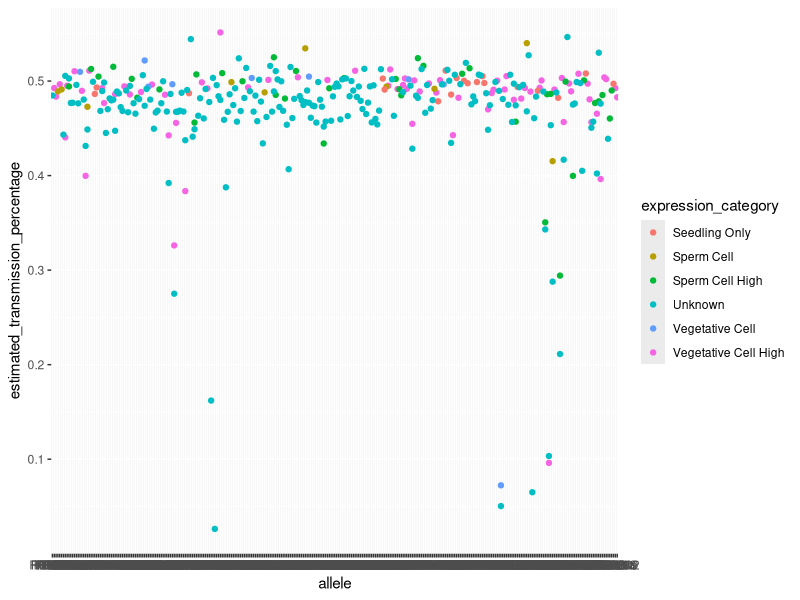
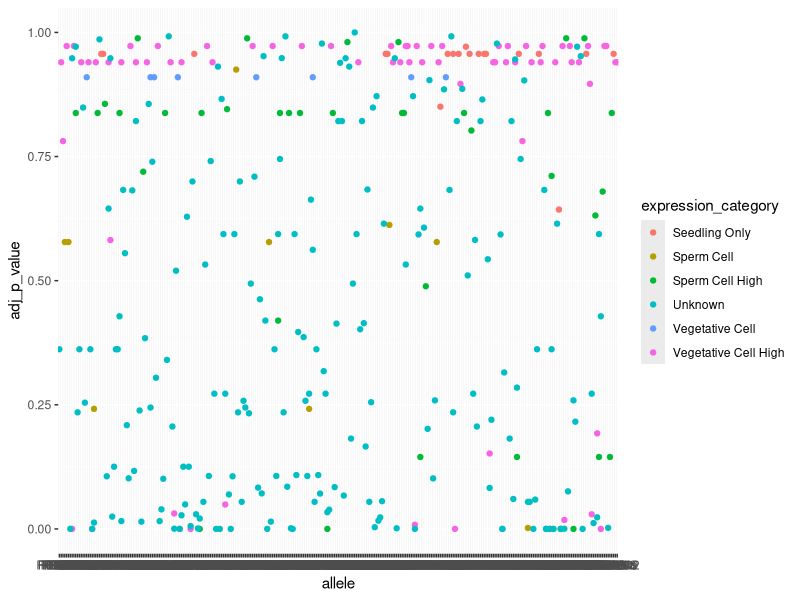
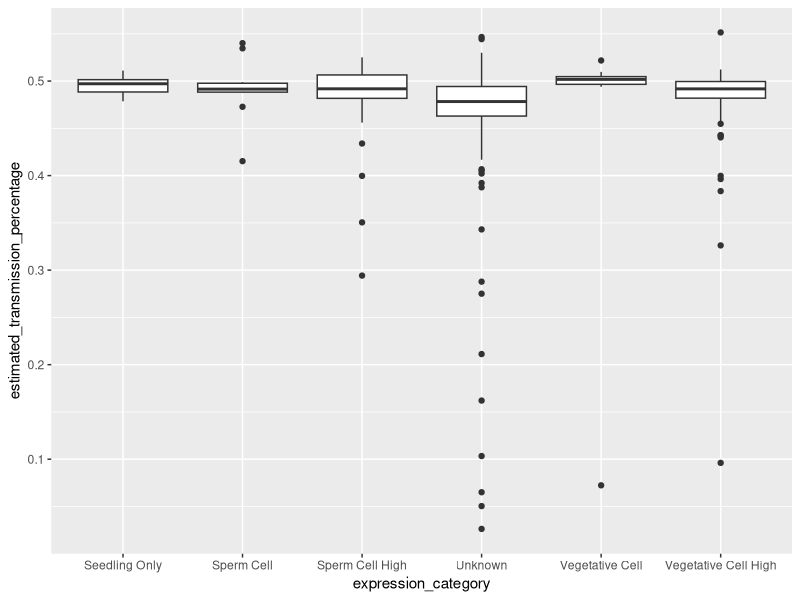
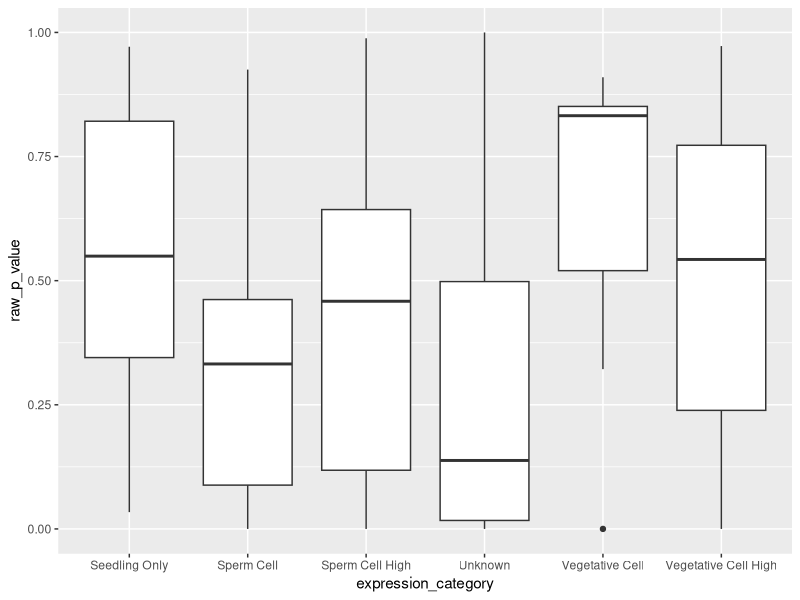
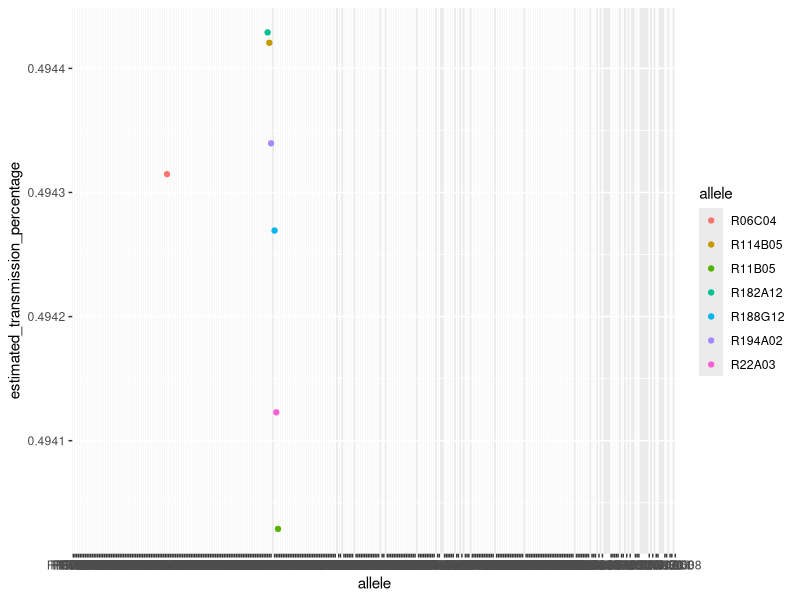
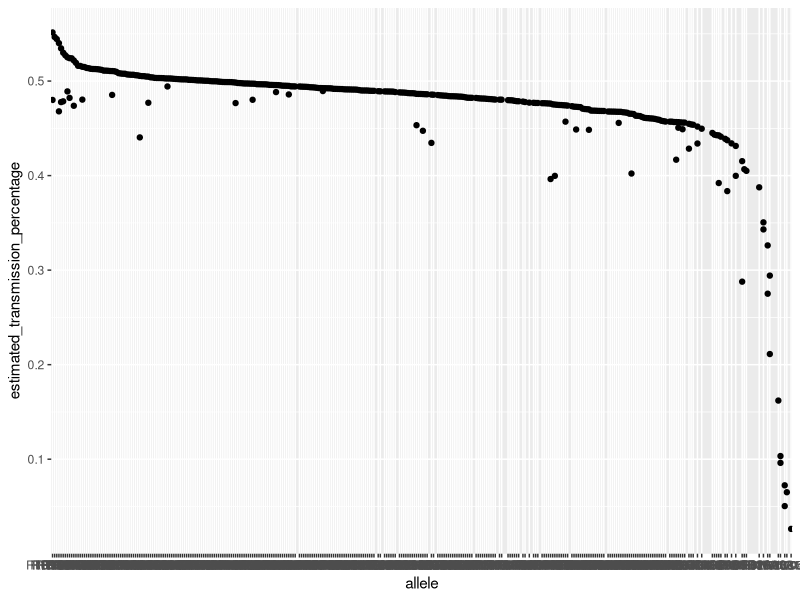
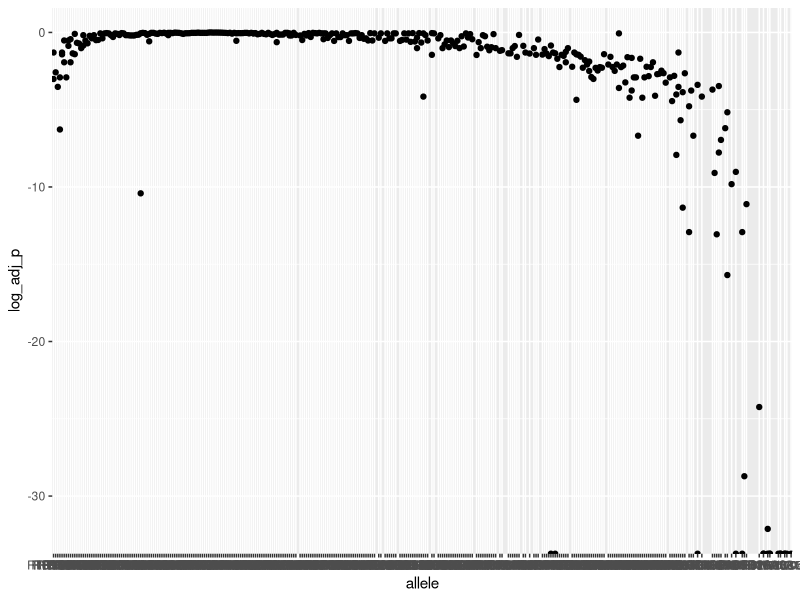
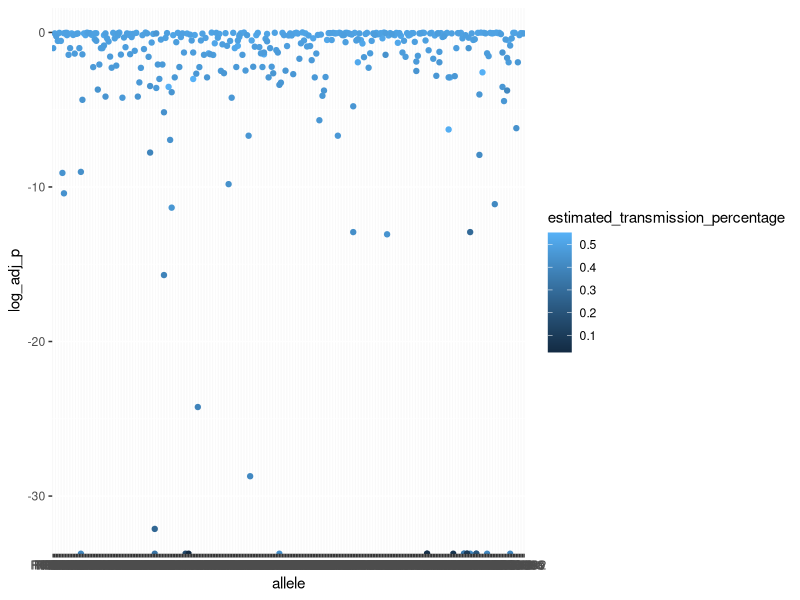

R code for these plots, in order:
## ---- chunk 1
knitr::opts_chunk$set(echo = TRUE)
## ---- chunk 2
library(tidyverse)
asn <- read.table(file = "2023_analysis_sum.tsv",
                              header = TRUE,
                              sep = '\t')
## ---- chunk 3
ggplot(asn, mapping = aes(x = allele, 
                          y = estimated_transmission_percentage, 
                          col = expression_category)) + geom_point()
## ---- chunk 4
ggplot(asn, mapping = aes(x = allele, 
                          y = adj_p_value, 
                          col = expression_category)) + geom_point()
## ---- chunk 5
ggplot(asn, mapping = aes(x = expression_category, 
                          y = estimated_transmission_percentage)) + geom_boxplot()
## ---- chunk 6
ggplot(asn, mapping = aes(x = expression_category, 
                          y = raw_p_value)) + geom_boxplot()
## ---- chunk 7
ordered_df <- asn %>%
  arrange(desc(estimated_transmission_percentage))
## ---- chunk 8
write.table(ordered_df, file = "2023_analysis_sum_ordered.tsv", sep = "\t", row.names=FALSE) 
## ---- chunk 9
ordered_df %>%
  filter(allele == "R06C04")
## ---- chunk 10
small_df <- ordered_df %>%
  filter(estimated_transmission_percentage > .4940 & estimated_transmission_percentage < .4945)
## ---- chunk 11
sm_plot <- ggplot(small_df, mapping = aes(x = allele, 
                          y = estimated_transmission_percentage,
                          col = allele)) + geom_point() 
sm_plot + scale_x_discrete(limits = ordered_df[["allele"]]) 
## ---- chunk 12
ordered_plot <- ggplot(ordered_df, mapping = aes(x = allele, 
                          y = estimated_transmission_percentage )) + geom_point() 

ordered_plot + scale_x_discrete(limits = ordered_df[["allele"]])

## ---- chunk 13
with_log_df <- ordered_df %>%
  mutate(log_adj_p = log(adj_p_value)) %>%
  #only R187B08 had log(adj_p_value) of 0
  mutate(log_adj_p = if_else(log_adj_p == 0, 1.0*10^(-15), log_adj_p))
## ---- chunk 14
ordered_log <- ggplot(with_log_df, mapping = aes(x = allele, 
                          y = log_adj_p)) + geom_point()

ordered_log + scale_x_discrete(limits = ordered_df[["allele"]])

## ---- chunk 15
ggplot(with_log_df, mapping = aes(x = allele, 
                          y = log_adj_p, 
                          col = estimated_transmission_percentage)) + geom_point()
## ---- chunk 16
ggplot(with_log_df, mapping = aes(x = estimated_transmission_percentage, 
                          y = log(adj_p_value))) + geom_point()
## ---- chunk 17
ggplot(asn, mapping = aes(x = estimated_transmission_percentage, 
                          y = adj_p_value)) + geom_point()
## ---- chunk 18
asn_new <- read.table(file = "2023_noEC_analysis_sum.tsv",
                              header = TRUE,
                              sep = '\t')
## ---- chunk 19
ordered_new <- asn_new %>%
  arrange(desc(estimated_transmission_percentage))
## ---- chunk 20
ordered_plot_new <- ggplot(ordered_new, mapping = aes(x = allele, 
                          y = estimated_transmission_percentage )) + geom_point() 

ordered_plot_new + scale_x_discrete(limits = ordered_new[["allele"]]) + geom_hline(yintercept = .5, linetype = "dashed", color = "red")

## ---- chunk 21
with_log_df_new <- ordered_new %>%
  mutate(log_adj_p = log(adj_p_value)) %>%
  #only R187B08 had log(adj_p_value) of 0
  mutate(log_adj_p = if_else(log_adj_p == 0, 1.0*10^(-15), log_adj_p))
## ---- chunk 22
ordered_log_new <- ggplot(with_log_df_new, mapping = aes(x = allele, 
                          y = log_adj_p)) + geom_point()

ordered_log_new + scale_x_discrete(limits = ordered_new[["allele"]]) + geom_hline(yintercept = log(.5), linetype = "dashed", color = "red")

## ---- chunk 23
ggplot(with_log_df_new, mapping = aes(x = allele, 
                          y = log_adj_p, 
                          col = estimated_transmission_percentage)) + geom_point()
## ---- chunk 24
logcolor <- ggplot(with_log_df_new, mapping = aes(x = allele, 
                          y = log_adj_p, 
                          col = estimated_transmission_percentage)) + geom_point()

logcolor + scale_x_discrete(limits = ordered_new[["allele"]])
## ---- chunk 25
ggplot(ordered_new, mapping = aes(x = estimated_transmission_percentage, 
                          y = adj_p_value)) + geom_point() + geom_hline(yintercept = 0.05, linetype = "dashed", color = "red")
